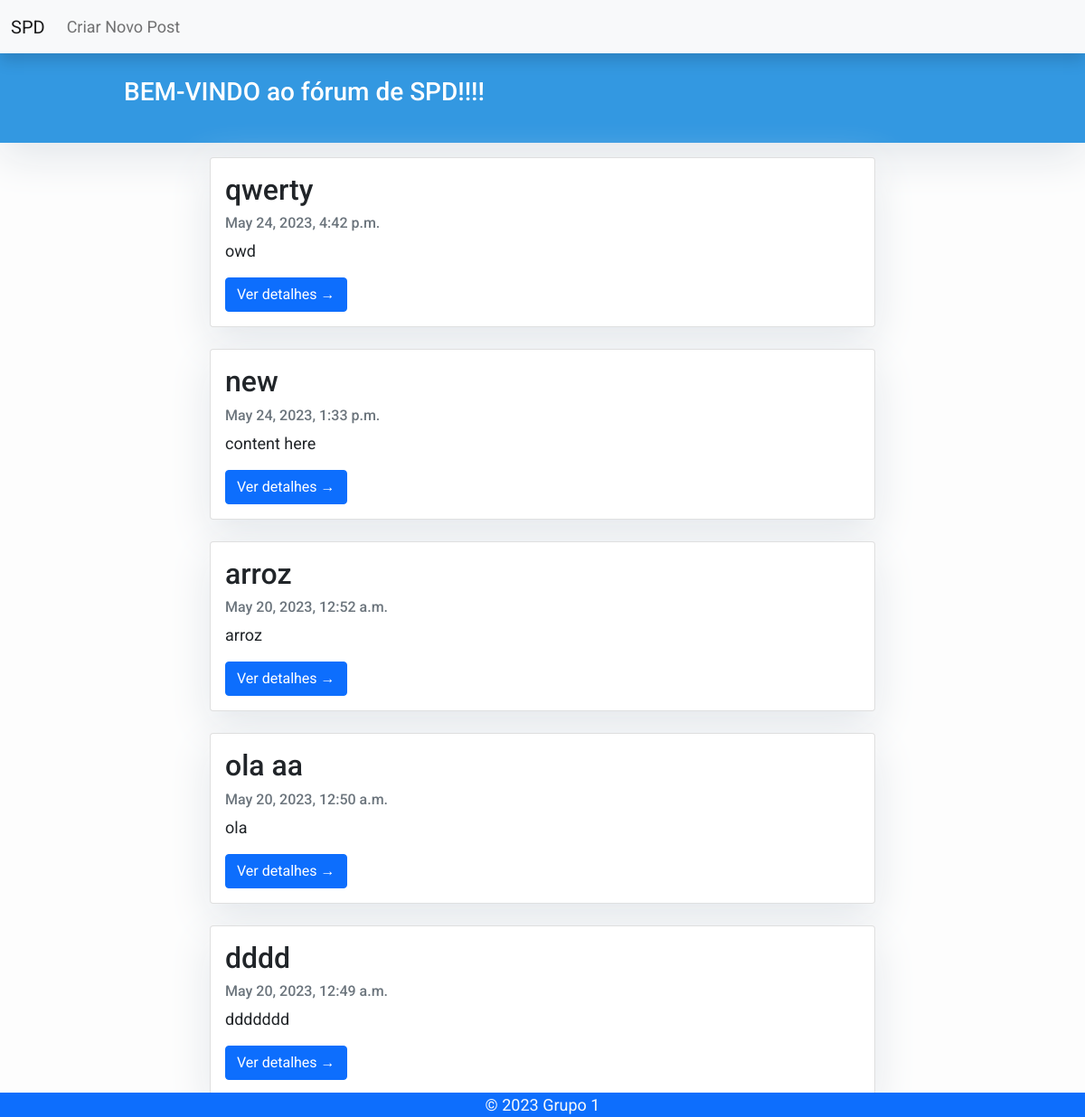
The page / on the database its author committed.
### blog/models.py (models this page shows, shortened)
class Post(models.Model):
    title = models.CharField(max_length=200, unique=True)
    slug = models.SlugField(max_length=200, unique=True)
    updated_on = models.DateTimeField(auto_now= True)
    content = models.TextField()
    created_on = models.DateTimeField(auto_now_add=True)
    status = models.IntegerField(choices=STATUS, default=0)
    class Meta:
        ordering = ['-created_on']

### blog/views.py (the view)
# urls.py: path('', views.PostList.as_view(), name='home'),
class PostList(generic.ListView):
    queryset = Post.objects.filter(status=1).order_by('-created_on')
    template_name = 'index.html'

### templates/index.html (shortened to what this page needs)
{% extends "base.html" %}
{% block content %}
<header class="masthead">
    <div class="container">
        <div class="row">
            <div class="col-md-8 col-md-10 mx-auto">
                <div class="site-heading">
                    <h3 class="site-heading my-4 mt-3 text-white">BEM-VINDO ao fórum de SPD!!!!</h3>
                </div>
            </div>
        </div>
    </div>
</header>
<div class="container">
    <div class="row justify-content-center">
        <div class="col-md-8 mt-3">
            {% for post in post_list %}
                {% if post.slug %}
                    <div class="card mb-4">
                        <div class="card-body">
                            <h2 class="card-title">{{ post.title }}</h2>
                            <p class="card-text text-muted h6"> {{ post.created_on }}</p>
                            <p class="card-text">{{ post.content|slice:":200" }}</p>
                            <a href="{% url 'post_detail' post.slug %}" class="btn btn-primary">Ver detalhes &rarr;</a>
                        </div>
                    </div>
                {% endif %}
            {% endfor %}
        </div>
    </div>
</div>
{% endblock %}

### templates/base.html (style rules this page uses)
body { font-family: "Roboto", sans-serif; font-size: 17px; background-color: #fdfdfd; }
.masthead { background: #3398E1; height: auto; padding-bottom: 15px; box-shadow: 0 16px 48px #E3E7EB; padding-top: 10px; }

### templates/index.html (style rules this page uses)
body { font-family: "Roboto", sans-serif; font-size: 18px; background-color: #fdfdfd; }
.card { box-shadow: 0 16px 48px #E3E7EB; }

### rows shown on the page
Post: title "qwerty", created_on "May 24, 2023, 4:42 p.m.", content "owd"
Post: title "new", created_on "May 24, 2023, 1:33 p.m.", content "content here"
Post: title "arroz", created_on "May 20, 2023, 12:52 a.m.", content "arroz"
Post: title "ola aa", created_on "May 20, 2023, 12:50 a.m.", content "ola"
Post: title "dddd", created_on "May 20, 2023, 12:49 a.m.", content "ddddddd"
